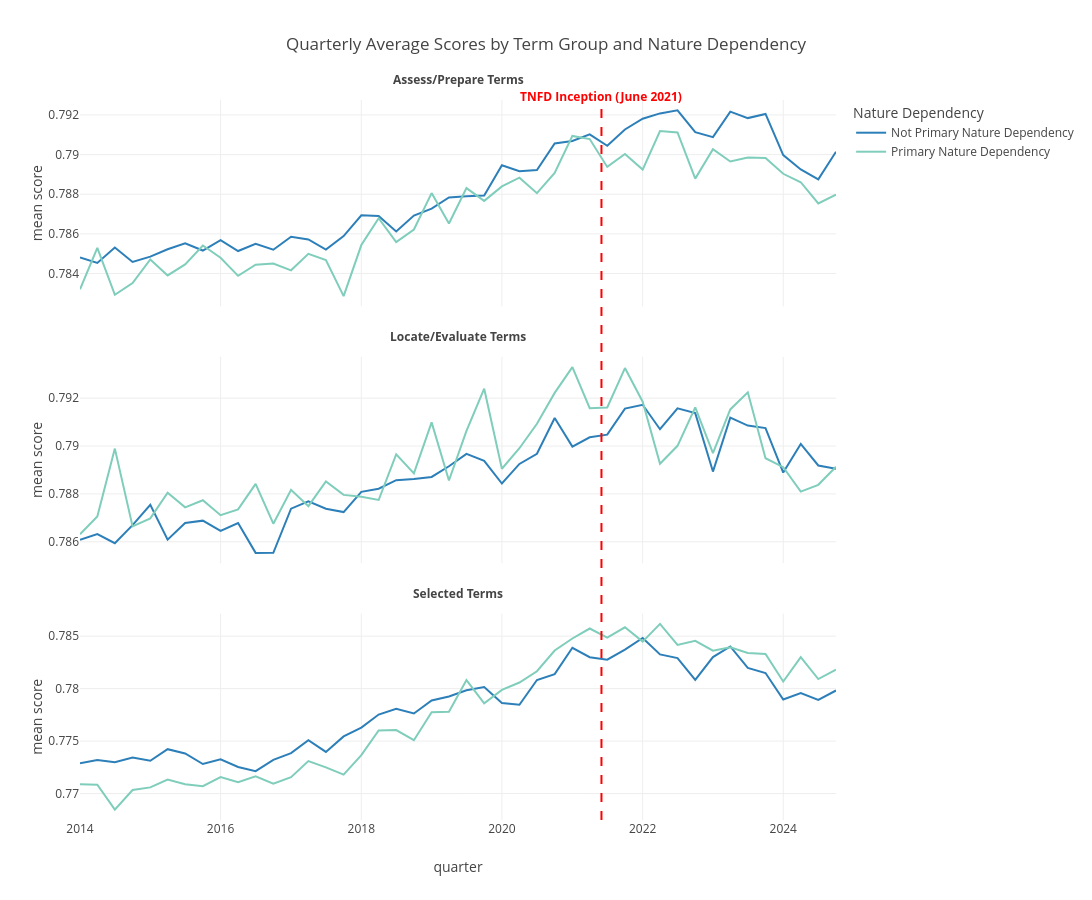

The notebook cell saved with this chart:
### Code cell
# Define term groups
import kaleido
asess_prepare_terms = ['Nature-related systemic risks', 
        'Nature-related physical risks',
        'Nature-related transition risks',
        'Nature-related opportunities',
        'Ecosystem protection, restoration and regeneration opportunity']
evaluate_terms = ['Dependencies (on nature)',
        'Direct impacts',
        'Impact materiality',
        'Impacts (on nature)']

# Filter and assign groups
asess_prepare_df = leap_all[leap_all['term'].isin(asess_prepare_terms)].copy()
asess_prepare_df['groups'] = 'Assess/Prepare Terms'

evaluate_df = leap_all[leap_all['term'].isin(evaluate_terms)].copy()
evaluate_df['groups'] = 'Locate/Evaluate Terms'

selected_df = selected_all.copy()
selected_df['groups'] = 'Selected Terms'

# Combine data
combined_df = pd.concat([asess_prepare_df, evaluate_df, selected_df])

# Create datetime and quarterly bins
combined_df['month'] = pd.to_datetime(dict(year=combined_df['year'], month=combined_df['month'], day=1))
combined_df['three_month_bin'] = combined_df['month'].apply(
    lambda x: pd.Timestamp(year=x.year, month=((x.month - 1) // 3) * 3 + 1, day=1)
)

# Add nature dependency label
combined_df['Nature Dependency'] = combined_df['tnfd_primary_impact'].map({
    1: 'Primary Nature Dependency',
    0: 'Not Primary Nature Dependency'
})

# Group by period, group, and dependency to get mean score
grouped = combined_df.groupby(
    ['three_month_bin', 'groups', 'Nature Dependency']
)['score'].mean().reset_index()
grouped.rename(columns={'three_month_bin': 'quarter'}, inplace=True)

# Plot faceted line chart
fig = px.line(
    grouped,
    x='quarter',
    y='score',
    color='Nature Dependency',
    facet_col='groups',
    facet_col_wrap=1,
    title='Quarterly Average Scores by Term Group and Nature Dependency',
    color_discrete_map={
        'Primary Nature Dependency': "#7fcdbb",
        'Not Primary Nature Dependency': "#2c7fb8"
    }
)
        # 'Asess & Prepare Terms': ,
        # 'Evaluate Terms': ,
        # 'Selected Terms': "#edf8b1"
# Add the TNFD line annotation *without removing facet headings*
tnfd_annotation = dict(
    x="2021-06-01",
    y=1.005,
    xref="x",
    yref="paper",
    text="TNFD Inception (June 2021)",
    showarrow=False,
    font=dict(color="red", size=12)
)
fig.update_layout(annotations=fig.layout.annotations + (tnfd_annotation,))

# Add the red vertical line
fig.update_layout( 
        height=900,
        width=1100,
        shapes=[
    dict(
        type="line",
        x0="2021-06-01",
        x1="2021-06-01",
        yref="paper",
        y0=0,
        y1=1,
        line=dict(color="red", width=2, dash="dash")
    )
])

# Unlink all y-axes and set each one's title
for axis_name in fig.layout:
    if axis_name.startswith('yaxis'):
        fig.layout[axis_name]['matches'] = None
        fig.layout[axis_name]['title'] = 'mean score'  # Set consistent label

# Make facet titles bold and move slightly up
fig.for_each_annotation(lambda a: a.update(text=f"<b>{a.text.split('=')[-1]}</b>", yshift=10))
fig.show()
fig.write_image("/Users/joey/Desktop/uni/Master/neo4j_repository/final_result.pdf", engine= "kaleido")
